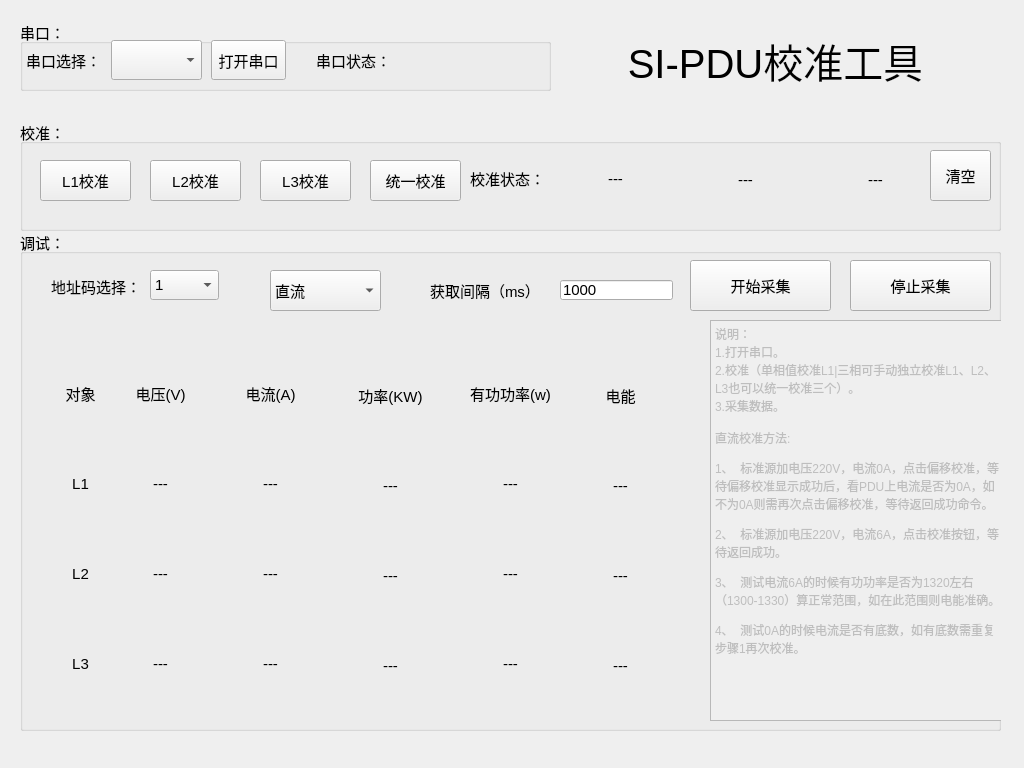
<?xml version="1.0" encoding="UTF-8"?>
<ui version="4.0">
 <class>Widget</class>
 <widget class="QWidget" name="Widget">
  <property name="geometry">
   <rect>
    <x>0</x>
    <y>0</y>
    <width>1024</width>
    <height>768</height>
   </rect>
  </property>
  <property name="font">
   <font>
    <pointsize>11</pointsize>
   </font>
  </property>
  <property name="windowTitle">
   <string>Widget</string>
  </property>
  <widget class="QGroupBox" name="groupBox">
   <property name="geometry">
    <rect>
     <x>20</x>
     <y>20</y>
     <width>531</width>
     <height>71</height>
    </rect>
   </property>
   <property name="title">
    <string>串口：</string>
   </property>
   <widget class="QLabel" name="label">
    <property name="geometry">
     <rect>
      <x>0</x>
      <y>20</y>
      <width>81</width>
      <height>40</height>
     </rect>
    </property>
    <property name="font">
     <font>
      <family>幼圆</family>
      <pointsize>11</pointsize>
      <weight>50</weight>
      <bold>false</bold>
     </font>
    </property>
    <property name="text">
     <string>串口选择：</string>
    </property>
    <property name="alignment">
     <set>Qt::AlignRight|Qt::AlignTrailing|Qt::AlignVCenter</set>
    </property>
   </widget>
   <widget class="QLabel" name="label_2">
    <property name="geometry">
     <rect>
      <x>390</x>
      <y>20</y>
      <width>131</width>
      <height>40</height>
     </rect>
    </property>
    <property name="styleSheet">
     <string notr="true"/>
    </property>
    <property name="text">
     <string/>
    </property>
   </widget>
   <widget class="QComboBox" name="comboBox">
    <property name="geometry">
     <rect>
      <x>91</x>
      <y>20</y>
      <width>91</width>
      <height>40</height>
     </rect>
    </property>
   </widget>
   <widget class="QPushButton" name="pushButton_2">
    <property name="geometry">
     <rect>
      <x>191</x>
      <y>20</y>
      <width>75</width>
      <height>40</height>
     </rect>
    </property>
    <property name="text">
     <string>打开串口</string>
    </property>
   </widget>
   <widget class="QLabel" name="label_3">
    <property name="geometry">
     <rect>
      <x>280</x>
      <y>20</y>
      <width>91</width>
      <height>40</height>
     </rect>
    </property>
    <property name="font">
     <font>
      <family>幼圆</family>
      <pointsize>11</pointsize>
      <weight>50</weight>
      <bold>false</bold>
     </font>
    </property>
    <property name="text">
     <string>串口状态：</string>
    </property>
    <property name="alignment">
     <set>Qt::AlignRight|Qt::AlignTrailing|Qt::AlignVCenter</set>
    </property>
   </widget>
  </widget>
  <widget class="QGroupBox" name="groupBox_2">
   <property name="geometry">
    <rect>
     <x>20</x>
     <y>120</y>
     <width>981</width>
     <height>111</height>
    </rect>
   </property>
   <property name="title">
    <string>校准：</string>
   </property>
   <widget class="QLabel" name="L3B">
    <property name="geometry">
     <rect>
      <x>810</x>
      <y>40</y>
      <width>91</width>
      <height>40</height>
     </rect>
    </property>
    <property name="text">
     <string>---</string>
    </property>
    <property name="alignment">
     <set>Qt::AlignCenter</set>
    </property>
    <property name="wordWrap">
     <bool>false</bool>
    </property>
    <property name="openExternalLinks">
     <bool>false</bool>
    </property>
   </widget>
   <widget class="QLabel" name="L2B">
    <property name="geometry">
     <rect>
      <x>680</x>
      <y>40</y>
      <width>91</width>
      <height>40</height>
     </rect>
    </property>
    <property name="text">
     <string>---</string>
    </property>
    <property name="alignment">
     <set>Qt::AlignCenter</set>
    </property>
    <property name="wordWrap">
     <bool>false</bool>
    </property>
    <property name="openExternalLinks">
     <bool>false</bool>
    </property>
   </widget>
   <widget class="QLabel" name="L1B">
    <property name="geometry">
     <rect>
      <x>550</x>
      <y>38</y>
      <width>91</width>
      <height>41</height>
     </rect>
    </property>
    <property name="text">
     <string>---</string>
    </property>
    <property name="alignment">
     <set>Qt::AlignCenter</set>
    </property>
    <property name="wordWrap">
     <bool>false</bool>
    </property>
    <property name="openExternalLinks">
     <bool>false</bool>
    </property>
   </widget>
   <widget class="QPushButton" name="pushButton_B3">
    <property name="geometry">
     <rect>
      <x>240</x>
      <y>40</y>
      <width>91</width>
      <height>41</height>
     </rect>
    </property>
    <property name="text">
     <string>L3校准</string>
    </property>
   </widget>
   <widget class="QLabel" name="label_8">
    <property name="geometry">
     <rect>
      <x>450</x>
      <y>38</y>
      <width>81</width>
      <height>41</height>
     </rect>
    </property>
    <property name="text">
     <string>校准状态：</string>
    </property>
    <property name="wordWrap">
     <bool>false</bool>
    </property>
    <property name="openExternalLinks">
     <bool>false</bool>
    </property>
   </widget>
   <widget class="QPushButton" name="pushButton_BAll">
    <property name="geometry">
     <rect>
      <x>350</x>
      <y>40</y>
      <width>91</width>
      <height>41</height>
     </rect>
    </property>
    <property name="text">
     <string>统一校准</string>
    </property>
   </widget>
   <widget class="QPushButton" name="pushButton_B1">
    <property name="geometry">
     <rect>
      <x>20</x>
      <y>40</y>
      <width>91</width>
      <height>41</height>
     </rect>
    </property>
    <property name="text">
     <string>L1校准</string>
    </property>
   </widget>
   <widget class="QPushButton" name="pushButton_B2">
    <property name="geometry">
     <rect>
      <x>130</x>
      <y>40</y>
      <width>91</width>
      <height>41</height>
     </rect>
    </property>
    <property name="text">
     <string>L2校准</string>
    </property>
   </widget>
   <widget class="QLabel" name="L1A">
    <property name="geometry">
     <rect>
      <x>40</x>
      <y>20</y>
      <width>51</width>
      <height>16</height>
     </rect>
    </property>
    <property name="text">
     <string/>
    </property>
    <property name="alignment">
     <set>Qt::AlignCenter</set>
    </property>
   </widget>
   <widget class="QLabel" name="L2A">
    <property name="geometry">
     <rect>
      <x>150</x>
      <y>20</y>
      <width>51</width>
      <height>16</height>
     </rect>
    </property>
    <property name="text">
     <string/>
    </property>
    <property name="alignment">
     <set>Qt::AlignCenter</set>
    </property>
   </widget>
   <widget class="QLabel" name="L3A">
    <property name="geometry">
     <rect>
      <x>260</x>
      <y>20</y>
      <width>51</width>
      <height>16</height>
     </rect>
    </property>
    <property name="text">
     <string/>
    </property>
    <property name="alignment">
     <set>Qt::AlignCenter</set>
    </property>
   </widget>
   <widget class="QPushButton" name="pushButton">
    <property name="geometry">
     <rect>
      <x>910</x>
      <y>30</y>
      <width>61</width>
      <height>51</height>
     </rect>
    </property>
    <property name="text">
     <string>清空</string>
    </property>
   </widget>
  </widget>
  <widget class="QGroupBox" name="groupBox_3">
   <property name="geometry">
    <rect>
     <x>20</x>
     <y>230</y>
     <width>981</width>
     <height>501</height>
    </rect>
   </property>
   <property name="title">
    <string>调试：</string>
   </property>
   <widget class="QWidget" name="widget" native="true">
    <property name="geometry">
     <rect>
      <x>20</x>
      <y>130</y>
      <width>641</width>
      <height>71</height>
     </rect>
    </property>
    <widget class="QLabel" name="name">
     <property name="geometry">
      <rect>
       <x>0</x>
       <y>18</y>
       <width>81</width>
       <height>31</height>
      </rect>
     </property>
     <property name="text">
      <string>对象</string>
     </property>
     <property name="alignment">
      <set>Qt::AlignCenter</set>
     </property>
    </widget>
    <widget class="QLabel" name="V">
     <property name="geometry">
      <rect>
       <x>80</x>
       <y>18</y>
       <width>81</width>
       <height>31</height>
      </rect>
     </property>
     <property name="text">
      <string>电压(V)</string>
     </property>
     <property name="alignment">
      <set>Qt::AlignCenter</set>
     </property>
    </widget>
    <widget class="QLabel" name="A">
     <property name="geometry">
      <rect>
       <x>190</x>
       <y>18</y>
       <width>81</width>
       <height>31</height>
      </rect>
     </property>
     <property name="text">
      <string>电流(A)</string>
     </property>
     <property name="alignment">
      <set>Qt::AlignCenter</set>
     </property>
    </widget>
    <widget class="QLabel" name="W">
     <property name="geometry">
      <rect>
       <x>430</x>
       <y>18</y>
       <width>81</width>
       <height>31</height>
      </rect>
     </property>
     <property name="text">
      <string>有功功率(w)</string>
     </property>
     <property name="alignment">
      <set>Qt::AlignCenter</set>
     </property>
    </widget>
    <widget class="QLabel" name="W_5">
     <property name="geometry">
      <rect>
       <x>540</x>
       <y>20</y>
       <width>81</width>
       <height>31</height>
      </rect>
     </property>
     <property name="text">
      <string>电能</string>
     </property>
     <property name="alignment">
      <set>Qt::AlignCenter</set>
     </property>
    </widget>
    <widget class="QLabel" name="w">
     <property name="geometry">
      <rect>
       <x>310</x>
       <y>20</y>
       <width>81</width>
       <height>31</height>
      </rect>
     </property>
     <property name="text">
      <string>功率(KW)</string>
     </property>
     <property name="alignment">
      <set>Qt::AlignCenter</set>
     </property>
    </widget>
   </widget>
   <widget class="QWidget" name="widget_2" native="true">
    <property name="geometry">
     <rect>
      <x>20</x>
      <y>220</y>
      <width>641</width>
      <height>71</height>
     </rect>
    </property>
    <widget class="QLabel" name="name_2">
     <property name="geometry">
      <rect>
       <x>0</x>
       <y>18</y>
       <width>81</width>
       <height>31</height>
      </rect>
     </property>
     <property name="text">
      <string>L1</string>
     </property>
     <property name="alignment">
      <set>Qt::AlignCenter</set>
     </property>
    </widget>
    <widget class="QLabel" name="V_2">
     <property name="geometry">
      <rect>
       <x>80</x>
       <y>18</y>
       <width>81</width>
       <height>31</height>
      </rect>
     </property>
     <property name="text">
      <string>---</string>
     </property>
     <property name="alignment">
      <set>Qt::AlignCenter</set>
     </property>
    </widget>
    <widget class="QLabel" name="A_2">
     <property name="geometry">
      <rect>
       <x>190</x>
       <y>18</y>
       <width>81</width>
       <height>31</height>
      </rect>
     </property>
     <property name="text">
      <string>---</string>
     </property>
     <property name="alignment">
      <set>Qt::AlignCenter</set>
     </property>
    </widget>
    <widget class="QLabel" name="W_2">
     <property name="geometry">
      <rect>
       <x>430</x>
       <y>18</y>
       <width>81</width>
       <height>31</height>
      </rect>
     </property>
     <property name="text">
      <string>---</string>
     </property>
     <property name="alignment">
      <set>Qt::AlignCenter</set>
     </property>
    </widget>
    <widget class="QLabel" name="N_2">
     <property name="geometry">
      <rect>
       <x>540</x>
       <y>20</y>
       <width>81</width>
       <height>31</height>
      </rect>
     </property>
     <property name="text">
      <string>---</string>
     </property>
     <property name="alignment">
      <set>Qt::AlignCenter</set>
     </property>
    </widget>
    <widget class="QLabel" name="w_2">
     <property name="geometry">
      <rect>
       <x>310</x>
       <y>20</y>
       <width>81</width>
       <height>31</height>
      </rect>
     </property>
     <property name="text">
      <string>---</string>
     </property>
     <property name="alignment">
      <set>Qt::AlignCenter</set>
     </property>
    </widget>
   </widget>
   <widget class="QWidget" name="widget_3" native="true">
    <property name="geometry">
     <rect>
      <x>20</x>
      <y>310</y>
      <width>641</width>
      <height>71</height>
     </rect>
    </property>
    <widget class="QLabel" name="name_3">
     <property name="geometry">
      <rect>
       <x>0</x>
       <y>18</y>
       <width>81</width>
       <height>31</height>
      </rect>
     </property>
     <property name="text">
      <string>L2</string>
     </property>
     <property name="alignment">
      <set>Qt::AlignCenter</set>
     </property>
    </widget>
    <widget class="QLabel" name="V_3">
     <property name="geometry">
      <rect>
       <x>80</x>
       <y>18</y>
       <width>81</width>
       <height>31</height>
      </rect>
     </property>
     <property name="text">
      <string>---</string>
     </property>
     <property name="alignment">
      <set>Qt::AlignCenter</set>
     </property>
    </widget>
    <widget class="QLabel" name="A_3">
     <property name="geometry">
      <rect>
       <x>190</x>
       <y>18</y>
       <width>81</width>
       <height>31</height>
      </rect>
     </property>
     <property name="text">
      <string>---</string>
     </property>
     <property name="alignment">
      <set>Qt::AlignCenter</set>
     </property>
    </widget>
    <widget class="QLabel" name="W_3">
     <property name="geometry">
      <rect>
       <x>430</x>
       <y>18</y>
       <width>81</width>
       <height>31</height>
      </rect>
     </property>
     <property name="text">
      <string>---</string>
     </property>
     <property name="alignment">
      <set>Qt::AlignCenter</set>
     </property>
    </widget>
    <widget class="QLabel" name="N_3">
     <property name="geometry">
      <rect>
       <x>540</x>
       <y>20</y>
       <width>81</width>
       <height>31</height>
      </rect>
     </property>
     <property name="text">
      <string>---</string>
     </property>
     <property name="alignment">
      <set>Qt::AlignCenter</set>
     </property>
    </widget>
    <widget class="QLabel" name="w_3">
     <property name="geometry">
      <rect>
       <x>310</x>
       <y>20</y>
       <width>81</width>
       <height>31</height>
      </rect>
     </property>
     <property name="text">
      <string>---</string>
     </property>
     <property name="alignment">
      <set>Qt::AlignCenter</set>
     </property>
    </widget>
   </widget>
   <widget class="QWidget" name="widget_4" native="true">
    <property name="geometry">
     <rect>
      <x>20</x>
      <y>400</y>
      <width>641</width>
      <height>71</height>
     </rect>
    </property>
    <widget class="QLabel" name="name_4">
     <property name="geometry">
      <rect>
       <x>0</x>
       <y>18</y>
       <width>81</width>
       <height>31</height>
      </rect>
     </property>
     <property name="text">
      <string>L3</string>
     </property>
     <property name="alignment">
      <set>Qt::AlignCenter</set>
     </property>
    </widget>
    <widget class="QLabel" name="V_4">
     <property name="geometry">
      <rect>
       <x>80</x>
       <y>18</y>
       <width>81</width>
       <height>31</height>
      </rect>
     </property>
     <property name="text">
      <string>---</string>
     </property>
     <property name="alignment">
      <set>Qt::AlignCenter</set>
     </property>
    </widget>
    <widget class="QLabel" name="A_4">
     <property name="geometry">
      <rect>
       <x>190</x>
       <y>18</y>
       <width>81</width>
       <height>31</height>
      </rect>
     </property>
     <property name="text">
      <string>---</string>
     </property>
     <property name="alignment">
      <set>Qt::AlignCenter</set>
     </property>
    </widget>
    <widget class="QLabel" name="W_4">
     <property name="geometry">
      <rect>
       <x>430</x>
       <y>18</y>
       <width>81</width>
       <height>31</height>
      </rect>
     </property>
     <property name="text">
      <string>---</string>
     </property>
     <property name="alignment">
      <set>Qt::AlignCenter</set>
     </property>
    </widget>
    <widget class="QLabel" name="N_4">
     <property name="geometry">
      <rect>
       <x>540</x>
       <y>20</y>
       <width>81</width>
       <height>31</height>
      </rect>
     </property>
     <property name="text">
      <string>---</string>
     </property>
     <property name="alignment">
      <set>Qt::AlignCenter</set>
     </property>
    </widget>
    <widget class="QLabel" name="w_4">
     <property name="geometry">
      <rect>
       <x>310</x>
       <y>20</y>
       <width>81</width>
       <height>31</height>
      </rect>
     </property>
     <property name="text">
      <string>---</string>
     </property>
     <property name="alignment">
      <set>Qt::AlignCenter</set>
     </property>
    </widget>
   </widget>
   <widget class="QComboBox" name="comboBox_2">
    <property name="geometry">
     <rect>
      <x>130</x>
      <y>40</y>
      <width>69</width>
      <height>30</height>
     </rect>
    </property>
    <item>
     <property name="text">
      <string>1</string>
     </property>
    </item>
    <item>
     <property name="text">
      <string>2</string>
     </property>
    </item>
    <item>
     <property name="text">
      <string>3</string>
     </property>
    </item>
    <item>
     <property name="text">
      <string>4</string>
     </property>
    </item>
   </widget>
   <widget class="QLabel" name="label_6">
    <property name="geometry">
     <rect>
      <x>30</x>
      <y>39</y>
      <width>91</width>
      <height>35</height>
     </rect>
    </property>
    <property name="font">
     <font>
      <family>等线</family>
      <pointsize>11</pointsize>
     </font>
    </property>
    <property name="text">
     <string>地址码选择：</string>
    </property>
    <property name="alignment">
     <set>Qt::AlignRight|Qt::AlignTrailing|Qt::AlignVCenter</set>
    </property>
   </widget>
   <widget class="QPushButton" name="pushButton_3">
    <property name="geometry">
     <rect>
      <x>670</x>
      <y>30</y>
      <width>141</width>
      <height>51</height>
     </rect>
    </property>
    <property name="text">
     <string>开始采集</string>
    </property>
   </widget>
   <widget class="QLabel" name="label_4">
    <property name="geometry">
     <rect>
      <x>410</x>
      <y>40</y>
      <width>111</width>
      <height>41</height>
     </rect>
    </property>
    <property name="text">
     <string>获取间隔（ms）:</string>
    </property>
   </widget>
   <widget class="QComboBox" name="comboBox_3">
    <property name="geometry">
     <rect>
      <x>250</x>
      <y>40</y>
      <width>111</width>
      <height>41</height>
     </rect>
    </property>
    <item>
     <property name="text">
      <string>直流</string>
     </property>
    </item>
    <item>
     <property name="text">
      <string>交流</string>
     </property>
    </item>
   </widget>
   <widget class="QLineEdit" name="lineEdit">
    <property name="geometry">
     <rect>
      <x>540</x>
      <y>50</y>
      <width>113</width>
      <height>20</height>
     </rect>
    </property>
    <property name="text">
     <string>1000</string>
    </property>
   </widget>
   <widget class="QPushButton" name="pushButton_4">
    <property name="geometry">
     <rect>
      <x>830</x>
      <y>30</y>
      <width>141</width>
      <height>51</height>
     </rect>
    </property>
    <property name="text">
     <string>停止采集</string>
    </property>
   </widget>
   <widget class="QTextEdit" name="textEdit">
    <property name="enabled">
     <bool>false</bool>
    </property>
    <property name="geometry">
     <rect>
      <x>690</x>
      <y>90</y>
      <width>301</width>
      <height>401</height>
     </rect>
    </property>
    <property name="font">
     <font>
      <pointsize>5</pointsize>
     </font>
    </property>
    <property name="html">
     <string>&lt;!DOCTYPE HTML PUBLIC &quot;-//W3C//DTD HTML 4.0//EN&quot; &quot;http://www.w3.org/TR/REC-html40/strict.dtd&quot;&gt;
&lt;html&gt;&lt;head&gt;&lt;meta name=&quot;qrichtext&quot; content=&quot;1&quot; /&gt;&lt;style type=&quot;text/css&quot;&gt;
p, li { white-space: pre-wrap; }
&lt;/style&gt;&lt;/head&gt;&lt;body style=&quot; font-family:'SimSun'; font-size:5pt; font-weight:400; font-style:normal;&quot;&gt;
&lt;p style=&quot; margin-top:0px; margin-bottom:0px; margin-left:0px; margin-right:0px; -qt-block-indent:0; text-indent:0px;&quot;&gt;&lt;span style=&quot; font-size:9pt;&quot;&gt;说明：&lt;/span&gt;&lt;/p&gt;
&lt;p style=&quot; margin-top:0px; margin-bottom:0px; margin-left:0px; margin-right:0px; -qt-block-indent:0; text-indent:0px;&quot;&gt;&lt;span style=&quot; font-size:9pt;&quot;&gt;1.打开串口。&lt;/span&gt;&lt;/p&gt;
&lt;p style=&quot; margin-top:0px; margin-bottom:0px; margin-left:0px; margin-right:0px; -qt-block-indent:0; text-indent:0px;&quot;&gt;&lt;span style=&quot; font-size:9pt;&quot;&gt;2.校准（单相值校准L1|三相可手动独立校准L1、L2、L3也可以统一校准三个）。&lt;/span&gt;&lt;/p&gt;
&lt;p style=&quot; margin-top:0px; margin-bottom:0px; margin-left:0px; margin-right:0px; -qt-block-indent:0; text-indent:0px;&quot;&gt;&lt;span style=&quot; font-size:9pt;&quot;&gt;3.采集数据。&lt;/span&gt;&lt;/p&gt;
&lt;p style=&quot;-qt-paragraph-type:empty; margin-top:0px; margin-bottom:0px; margin-left:0px; margin-right:0px; -qt-block-indent:0; text-indent:0px; font-size:9pt;&quot;&gt;&lt;br /&gt;&lt;/p&gt;
&lt;p style=&quot; margin-top:0px; margin-bottom:0px; margin-left:0px; margin-right:0px; -qt-block-indent:0; text-indent:0px;&quot;&gt;&lt;span style=&quot; font-family:'宋体'; font-size:9pt;&quot;&gt;直流校准方法&lt;/span&gt;&lt;span style=&quot; font-size:9pt;&quot;&gt;:&lt;/span&gt;&lt;/p&gt;
&lt;p style=&quot; margin-top:12px; margin-bottom:12px; margin-left:0px; margin-right:0px; -qt-block-indent:0; text-indent:0px;&quot;&gt;&lt;span style=&quot; font-size:9pt;&quot;&gt;1、&lt;/span&gt;&lt;span style=&quot; font-family:'Times New Roman'; font-size:9pt;&quot;&gt;  &lt;/span&gt;&lt;span style=&quot; font-family:'宋体'; font-size:9pt;&quot;&gt;标准源加电压&lt;/span&gt;&lt;span style=&quot; font-size:9pt;&quot;&gt;220V&lt;/span&gt;&lt;span style=&quot; font-family:'宋体'; font-size:9pt;&quot;&gt;，电流&lt;/span&gt;&lt;span style=&quot; font-size:9pt;&quot;&gt;0A&lt;/span&gt;&lt;span style=&quot; font-family:'宋体'; font-size:9pt;&quot;&gt;，点击偏移校准，等待偏移校准显示成功后，看&lt;/span&gt;&lt;span style=&quot; font-size:9pt;&quot;&gt;PDU&lt;/span&gt;&lt;span style=&quot; font-family:'宋体'; font-size:9pt;&quot;&gt;上电流是否为&lt;/span&gt;&lt;span style=&quot; font-size:9pt;&quot;&gt;0A&lt;/span&gt;&lt;span style=&quot; font-family:'宋体'; font-size:9pt;&quot;&gt;，如不为&lt;/span&gt;&lt;span style=&quot; font-size:9pt;&quot;&gt;0A&lt;/span&gt;&lt;span style=&quot; font-family:'宋体'; font-size:9pt;&quot;&gt;则需再次点击偏移校准，等待返回成功命令。&lt;/span&gt;&lt;span style=&quot; font-size:9pt;&quot;&gt; &lt;/span&gt;&lt;/p&gt;
&lt;p style=&quot; margin-top:12px; margin-bottom:12px; margin-left:0px; margin-right:0px; -qt-block-indent:0; text-indent:0px;&quot;&gt;&lt;span style=&quot; font-size:9pt;&quot;&gt;2、&lt;/span&gt;&lt;span style=&quot; font-family:'Times New Roman'; font-size:9pt;&quot;&gt;  &lt;/span&gt;&lt;span style=&quot; font-family:'宋体'; font-size:9pt;&quot;&gt;标准源加电压&lt;/span&gt;&lt;span style=&quot; font-size:9pt;&quot;&gt;220V&lt;/span&gt;&lt;span style=&quot; font-family:'宋体'; font-size:9pt;&quot;&gt;，电流&lt;/span&gt;&lt;span style=&quot; font-size:9pt;&quot;&gt;6A&lt;/span&gt;&lt;span style=&quot; font-family:'宋体'; font-size:9pt;&quot;&gt;，点击校准按钮，等待返回成功。&lt;/span&gt;&lt;span style=&quot; font-size:9pt;&quot;&gt; &lt;/span&gt;&lt;/p&gt;
&lt;p style=&quot; margin-top:12px; margin-bottom:12px; margin-left:0px; margin-right:0px; -qt-block-indent:0; text-indent:0px;&quot;&gt;&lt;span style=&quot; font-size:9pt;&quot;&gt;3、&lt;/span&gt;&lt;span style=&quot; font-family:'Times New Roman'; font-size:9pt;&quot;&gt;  &lt;/span&gt;&lt;span style=&quot; font-family:'宋体'; font-size:9pt;&quot;&gt;测试电流&lt;/span&gt;&lt;span style=&quot; font-size:9pt;&quot;&gt;6A&lt;/span&gt;&lt;span style=&quot; font-family:'宋体'; font-size:9pt;&quot;&gt;的时候有功功率是否为&lt;/span&gt;&lt;span style=&quot; font-size:9pt;&quot;&gt;1320&lt;/span&gt;&lt;span style=&quot; font-family:'宋体'; font-size:9pt;&quot;&gt;左右（&lt;/span&gt;&lt;span style=&quot; font-size:9pt;&quot;&gt;1300-1330&lt;/span&gt;&lt;span style=&quot; font-family:'宋体'; font-size:9pt;&quot;&gt;）算正常范围，如在此范围则电能准确。&lt;/span&gt;&lt;span style=&quot; font-size:9pt;&quot;&gt; &lt;/span&gt;&lt;/p&gt;
&lt;p style=&quot; margin-top:12px; margin-bottom:12px; margin-left:0px; margin-right:0px; -qt-block-indent:0; text-indent:0px;&quot;&gt;&lt;span style=&quot; font-size:9pt;&quot;&gt;4、&lt;/span&gt;&lt;span style=&quot; font-family:'Times New Roman'; font-size:9pt;&quot;&gt;  &lt;/span&gt;&lt;span style=&quot; font-family:'宋体'; font-size:9pt;&quot;&gt;测试&lt;/span&gt;&lt;span style=&quot; font-size:9pt;&quot;&gt;0A&lt;/span&gt;&lt;span style=&quot; font-family:'宋体'; font-size:9pt;&quot;&gt;的时候电流是否有底数，如有底数需重复步骤&lt;/span&gt;&lt;span style=&quot; font-size:9pt;&quot;&gt;1&lt;/span&gt;&lt;span style=&quot; font-family:'宋体'; font-size:9pt;&quot;&gt;再次校准。&lt;/span&gt;&lt;span style=&quot; font-size:9pt;&quot;&gt; &lt;/span&gt;&lt;/p&gt;&lt;/body&gt;&lt;/html&gt;</string>
    </property>
   </widget>
  </widget>
  <widget class="QLabel" name="label_5">
   <property name="geometry">
    <rect>
     <x>580</x>
     <y>30</y>
     <width>391</width>
     <height>61</height>
    </rect>
   </property>
   <property name="font">
    <font>
     <pointsize>30</pointsize>
    </font>
   </property>
   <property name="text">
    <string>SI-PDU校准工具</string>
   </property>
   <property name="alignment">
    <set>Qt::AlignCenter</set>
   </property>
  </widget>
 </widget>
 <layoutdefault spacing="6" margin="11"/>
 <resources/>
 <connections/>
</ui>
